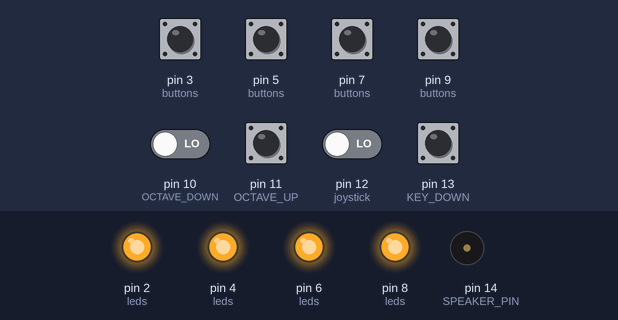
Simulated run of this sketch. Board: Arduino Uno, built with avr-gcc and run on an emulated ATmega328P. On the bench: output pins drawn as LEDs (lit = HIGH), buzzer (waves = sounding). Dashed ring = blinking. The inputs (shaded band) are chosen by the test bench; at power-on: pin 3 (buttons), pin 5 (buttons), pin 7 (buttons), pin 9 (buttons), pin 10 (OCTAVE_DOWN), pin 11 (OCTAVE_UP), pin 12 (joystick), pin 13 (KEY_DOWN) LOW. What the sketch prints to the serial monitor is not drawn.

Above: at 1.2 s.
1.3 s: pin 3 (buttons) pulled HIGH for 0.3 s
At 1.62 s:
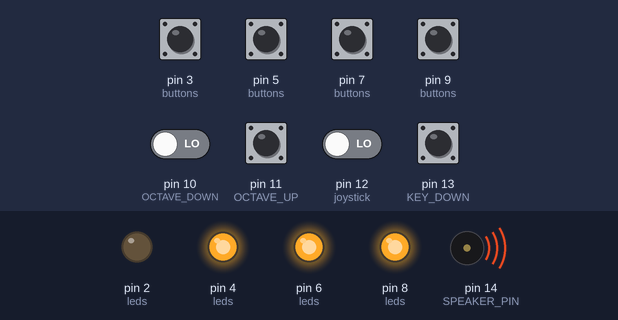
3.4 s: pin 5 (buttons) pulled HIGH for 0.3 s
At 3.62 s:
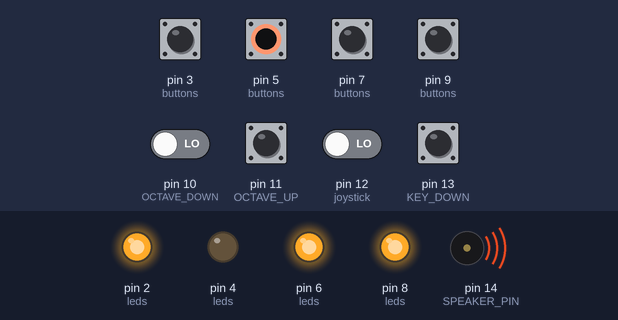
5.2 s: pin 7 (buttons) pulled HIGH for 0.3 s
At 5.6 s:
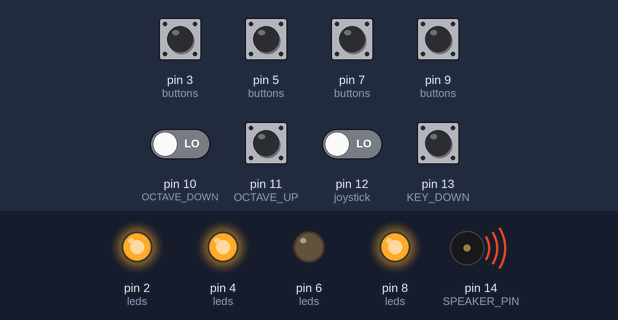
7.2 s: pin 9 (buttons) pulled HIGH for 0.3 s
At 7.6 s:
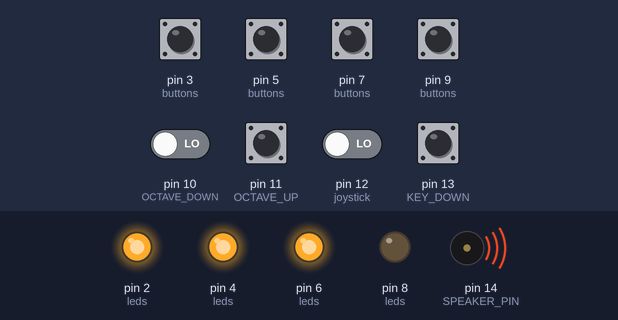
9.2 s: pin 3 (buttons) driven HIGH and pin 5 (buttons) driven HIGH and pin 7 (buttons) driven HIGH and pin 9 (buttons) driven HIGH and pin 10 (OCTAVE_DOWN) driven HIGH
At 9.52 s:
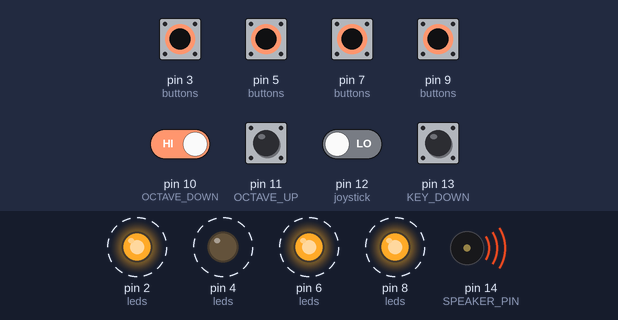
12.2 s: pin 10 (OCTAVE_DOWN) driven LOW
At 12.56 s:
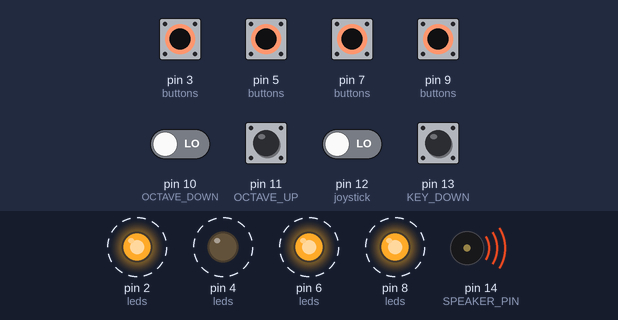
Timing chart, 0 to 16.2 s (numbered marks = the images above; inputs shaded):
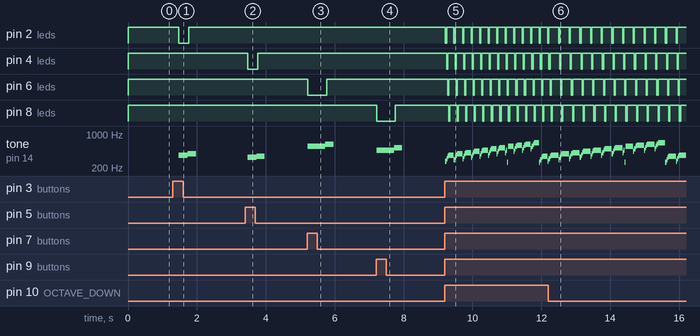

The sketch:

arcade_synth.ino
```cpp
#include "pitches.h"

// Set pin numbers using constants
const int LED_1    = 2;
const int BUTTON_1 = 3;
const int LED_2    = 4;
const int BUTTON_2 = 5;
const int LED_3    = 6;
const int BUTTON_3 = 7;
const int LED_4    = 8;
const int BUTTON_4 = 9;
const int LED_5    = 26;
const int BUTTON_5 = 27;
const int LED_6    = 28;
const int BUTTON_6 = 29;
const int LED_7    = 30;
const int BUTTON_7 = 31;
const int LED_8    = 32;
const int BUTTON_8 = 33;

const int OCTAVE_DOWN = 10;
const int OCTAVE_UP   = 11;
const int KEY_UP      = 12;
const int KEY_DOWN    = 13;

const int SPEAKER_PIN = 14;

int buttons[] = {BUTTON_1, BUTTON_2, BUTTON_3, BUTTON_4, BUTTON_5, BUTTON_6, BUTTON_7, BUTTON_8};
int leds[] = {LED_1, LED_2, LED_3, LED_4, LED_5, LED_6, LED_7, LED_8};
int joystick[] = {OCTAVE_DOWN, OCTAVE_UP, KEY_UP, KEY_DOWN};

int curr_octave = 3;
char curr_key = 0;
bool arpeggio = true;

void setup() {
  // Set all Button pins as inputs
  int i;
  for(i = 0; i < 8; i = i + 1){
    pinMode(buttons[i], INPUT);
  }

  // Set all LED pins as outputs and turn the LEDs on
  int j;
  for(j = 0; j < 8; j = j + 1){
    pinMode(leds[j], OUTPUT);
    digitalWrite(leds[j], HIGH);
  }

  // Set the speaker pin as an output
  pinMode(SPEAKER_PIN, OUTPUT);

  // Set the joystick pins as inputs
  pinMode(OCTAVE_DOWN, INPUT);
  pinMode(OCTAVE_UP, INPUT);
  pinMode(KEY_DOWN, INPUT);
  pinMode(OCTAVE_UP, INPUT);

  Serial.begin(9600);  // Sets the baud rate for serial transmission
  // Send these messages to PC only once
  Serial.println("Serial interface between PC and chipKIT");
//  Serial.println("1: LED ON, 0: LED OFF");
//  int k;
//  for(k = 0; k < 8; k = k + 1){
//    Serial.println(key_c4[k]);
//  }

  Serial.println(c_maj_keys[3][5]);
}

void loop(){
  if (arpeggio) {
    bool curr_buttons[] = {false, false, false, false, false, false, false, false};
    int i;
    int num_false = 0;
    int last_true = 0;
    for(i = 0; i < 8; i = i + 1){
      if (digitalRead(buttons[i]) == HIGH) {
        curr_buttons[i] = true;
        last_true = i;
//        digitalWrite(leds[i], LOW);
      }
      else{
        num_false = num_false + 1;
      }
    }

    if (num_false == 8){
//      Serial.println("no buttons being pressed");
      noTone(SPEAKER_PIN);
    }
    if (num_false == 7){

      tone(SPEAKER_PIN, determine_note(last_true));
    }

//    Serial.print("last_true: "); Serial.println(last_true);

    // When only one button is being pressed, dont arpeggiate
    while (num_false == 7){
      // If that one button isn't being pressed anymore, break
      if (digitalRead(buttons[last_true]) != HIGH){
        noTone(SPEAKER_PIN);
        digitalWrite(leds[last_true], HIGH);
        break;
      }

      digitalWrite(leds[last_true], LOW);

      // Check if any other buttons are being pressed, if so break.
      int j;
      for(j = 0; j < 8; j = j + 1){
        if (j != last_true && digitalRead(buttons[j]) == HIGH) {
          curr_buttons[j] = true;
          last_true = j;
          goto multiple_notes_2;
        }
      }

      // Check if any joystick buttons are being pressed
      int k;
      for(k = 0; k < 4; k = k + 1){
        if (digitalRead(joystick[k]) == LOW){
          joystick_input(k);
        }
      }

      delay(10);
    }
    multiple_notes_2:

    for(i = 0; i < 8; i = i + 1){
      if (curr_buttons[i]) {
        // Serial.print("multiple buttons pressed: "); Serial.println(i);
        tone(SPEAKER_PIN, determine_note(i));
        digitalWrite(leds[i], LOW);
        delay(32);
        digitalWrite(leds[i], HIGH);
      }
    }
  }
  else {
    int i;
    for(i = 0; i < 8; i = i + 1){
      if (digitalRead(buttons[i]) == HIGH) {
        Serial.print("i: "); Serial.println(i);

        tone(SPEAKER_PIN, determine_note(i));
        digitalWrite(leds[i], LOW);

        while (digitalRead(buttons[i]) == HIGH) {
//        hold note
//          bool new_note = false;
//          int j;
//          for(j = 0; i < 8; j = j + 1){
//            Serial.print("j: "); Serial.println(j);
//            if (j != i && digitalRead(buttons[j]) == LOW) {
//              new_note = true;
//              break;
//            }
//          }
//          if(new_note){
//            break;
//          }

          // Check if any joystick buttons are being pressed
          int k;
          for(k = 0; k < 4; k = k + 1){
            if (digitalRead(joystick[k]) == LOW){
              joystick_input(k);
            }
          }
        }

        //Once the button isn't low, stop the tone and turn the LED on
        noTone(SPEAKER_PIN);
        digitalWrite(leds[i], HIGH);
      }
    }
  }

  // Check if any joystick buttons are being pressed
  int k;
  for(k = 0; k < 4; k = k + 1){
    if (digitalRead(joystick[k]) == LOW){
      joystick_input(k);
    }
  }
}

void joystick_input(int type){
  Serial.print("octave was: "); Serial.println(curr_octave);
  Serial.print("key was: "); Serial.println(curr_key);

  // octave down
  if(type == 1){
    if(curr_octave == 0){
      curr_octave = 7;
    }
    else{
      curr_octave = curr_octave - 1;
    }
  }

  // octave up
  else if(type == 2){
    if(curr_octave == 7){
      curr_octave = 0;
    }
    else{
      curr_octave = curr_octave + 1;
    }
  }

  // key up
  else if(type == 3){
    if(curr_key == 11){
      curr_key = 0;
    }
    else{
      curr_key = curr_key + 1;
    }
  }

  // key down
  else if(type == 4){
    if(curr_key == 0){
      curr_key = 11;
    }
    else{
      curr_key = curr_key - 1;
    }
  }

  Serial.print("octave is now: "); Serial.println(curr_octave);
  Serial.print("key is now: "); Serial.println(curr_key);
}

int determine_note(int button_num){
  switch (curr_key) {
    case 0:
      return c_maj_keys[curr_octave][button_num];
      break;
    case 1:
      return cs_maj_keys[curr_octave][button_num];
      break;
    case 2:
      return d_maj_keys[curr_octave][button_num];
      break;
    case 3:
      return ds_maj_keys[curr_octave][button_num];
      break;
    case 4:
      return e_maj_keys[curr_octave][button_num];
      break;
    case 5:
      return f_maj_keys[curr_octave][button_num];
      break;
    case 6:
      return fs_maj_keys[curr_octave][button_num];
      break;
    case 7:
      return g_maj_keys[curr_octave][button_num];
      break;
    case 8:
      return gs_maj_keys[curr_octave][button_num];
      break;
    case 9:
      return a_maj_keys[curr_octave][button_num];
      break;
    case 10:
      return as_maj_keys[curr_octave][button_num];
      break;
    case 11:
      return b_maj_keys[curr_octave][button_num];
      break;
  }
}
```

pitches.h
```cpp
/*************************************************
 * Public Constants
 *************************************************/

#define NOTE_B0  31
#define NOTE_C1  33
#define NOTE_CS1 35
#define NOTE_D1  37
#define NOTE_DS1 39
#define NOTE_E1  41
#define NOTE_F1  44
#define NOTE_FS1 46
#define NOTE_G1  49
#define NOTE_GS1 52
#define NOTE_A1  55
#define NOTE_AS1 58
#define NOTE_B1  62
#define NOTE_C2  65
#define NOTE_CS2 69
#define NOTE_D2  73
#define NOTE_DS2 78
#define NOTE_E2  82
#define NOTE_F2  87
#define NOTE_FS2 93
#define NOTE_G2  98
#define NOTE_GS2 104
#define NOTE_A2  110
#define NOTE_AS2 117
#define NOTE_B2  123
#define NOTE_C3  131
#define NOTE_CS3 139
#define NOTE_D3  147
#define NOTE_DS3 156
#define NOTE_E3  165
#define NOTE_F3  175
#define NOTE_FS3 185
#define NOTE_G3  196
#define NOTE_GS3 208
#define NOTE_A3  220
#define NOTE_AS3 233
#define NOTE_B3  247
#define NOTE_C4  262
#define NOTE_CS4 277
#define NOTE_D4  294
#define NOTE_DS4 311
#define NOTE_E4  330
#define NOTE_F4  349
#define NOTE_FS4 370
#define NOTE_G4  392
#define NOTE_GS4 415
#define NOTE_A4  440
#define NOTE_AS4 466
#define NOTE_B4  494
#define NOTE_C5  523
#define NOTE_CS5 554
#define NOTE_D5  587
#define NOTE_DS5 622
#define NOTE_E5  659
#define NOTE_F5  698
#define NOTE_FS5 740
#define NOTE_G5  784
#define NOTE_GS5 831
#define NOTE_A5  880
#define NOTE_AS5 932
#define NOTE_B5  988
#define NOTE_C6  1047
#define NOTE_CS6 1109
#define NOTE_D6  1175
#define NOTE_DS6 1245
#define NOTE_E6  1319
#define NOTE_F6  1397
#define NOTE_FS6 1480
#define NOTE_G6  1568
#define NOTE_GS6 1661
#define NOTE_A6  1760
#define NOTE_AS6 1865
#define NOTE_B6  1976
#define NOTE_C7  2093
#define NOTE_CS7 2217
#define NOTE_D7  2349
#define NOTE_DS7 2489
#define NOTE_E7  2637
#define NOTE_F7  2794
#define NOTE_FS7 2960
#define NOTE_G7  3136
#define NOTE_GS7 3322
#define NOTE_A7  3520
#define NOTE_AS7 3729
#define NOTE_B7  3951
#define NOTE_C8  4186
#define NOTE_CS8 4435
#define NOTE_D8  4699
#define NOTE_DS8 4978
#define NOTE_E8  5274
#define NOTE_F8  5588
#define NOTE_FS8 5920
#define NOTE_G8  6272
#define NOTE_GS8 6645
#define NOTE_A8  7040
#define NOTE_AS8 7459
#define NOTE_B8  7902
#define NOTE_C9  8372
#define NOTE_CS9 8870
#define NOTE_D9  9397
#define NOTE_DS9 9956
#define NOTE_E9  10548
#define NOTE_F9  11175
#define NOTE_FS9 11840
#define NOTE_G9  12544
#define NOTE_GS9 13290
#define NOTE_A9  14080
#define NOTE_AS9 14917
#define NOTE_B9  15804
#define NOTE_B10 16744

//int const key_c1[] = {NOTE_C1, NOTE_D1, NOTE_E1, NOTE_F1, NOTE_G1, NOTE_A1, NOTE_B1, NOTE_C2};
//int const key_c2[] = {NOTE_C2, NOTE_D2, NOTE_E2, NOTE_F2, NOTE_G2, NOTE_A2, NOTE_B2, NOTE_C3};
//int const key_c3[] = {NOTE_C3, NOTE_D3, NOTE_E3, NOTE_F3, NOTE_G3, NOTE_A3, NOTE_B3, NOTE_C4};
//int const key_c4[] = {NOTE_C4, NOTE_D4, NOTE_E4, NOTE_F4, NOTE_G4, NOTE_A4, NOTE_B4, NOTE_C5};
//int const key_c5[] = {NOTE_C5, NOTE_D5, NOTE_E5, NOTE_F5, NOTE_G5, NOTE_A5, NOTE_B5, NOTE_C6};
//int const key_c6[] = {NOTE_C6, NOTE_D6, NOTE_E6, NOTE_F6, NOTE_G6, NOTE_A6, NOTE_B6, NOTE_C7};
//int const key_c7[] = {NOTE_C7, NOTE_D7, NOTE_E7, NOTE_F7, NOTE_G7, NOTE_A7, NOTE_B7, NOTE_C8};
//int const key_c8[] = {NOTE_C8, NOTE_D8, NOTE_E8, NOTE_F8, NOTE_G8, NOTE_A8, NOTE_B8, NOTE_C9};

int const c_maj_keys[8][8] = {
{NOTE_C1, NOTE_D1, NOTE_E1, NOTE_F1, NOTE_G1, NOTE_A1, NOTE_B1, NOTE_C2},
{NOTE_C2, NOTE_D2, NOTE_E2, NOTE_F2, NOTE_G2, NOTE_A2, NOTE_B2, NOTE_C3},
{NOTE_C3, NOTE_D3, NOTE_E3, NOTE_F3, NOTE_G3, NOTE_A3, NOTE_B3, NOTE_C4},
{NOTE_C4, NOTE_D4, NOTE_E4, NOTE_F4, NOTE_G4, NOTE_A4, NOTE_B4, NOTE_C5},
{NOTE_C5, NOTE_D5, NOTE_E5, NOTE_F5, NOTE_G5, NOTE_A5, NOTE_B5, NOTE_C6},
{NOTE_C6, NOTE_D6, NOTE_E6, NOTE_F6, NOTE_G6, NOTE_A6, NOTE_B6, NOTE_C7},
{NOTE_C7, NOTE_D7, NOTE_E7, NOTE_F7, NOTE_G7, NOTE_A7, NOTE_B7, NOTE_C8},
{NOTE_C8, NOTE_D8, NOTE_E8, NOTE_F8, NOTE_G8, NOTE_A8, NOTE_B8, NOTE_C9}
};

int const cs_maj_keys[8][8] = {
{NOTE_CS1, NOTE_DS1, NOTE_F1, NOTE_FS1, NOTE_GS1, NOTE_AS1, NOTE_C1, NOTE_CS2},
{NOTE_CS2, NOTE_DS2, NOTE_F2, NOTE_FS2, NOTE_GS2, NOTE_AS2, NOTE_C2, NOTE_CS3},
{NOTE_CS3, NOTE_DS3, NOTE_F3, NOTE_FS3, NOTE_GS3, NOTE_AS3, NOTE_C3, NOTE_CS4},
{NOTE_CS4, NOTE_DS4, NOTE_F4, NOTE_FS4, NOTE_GS4, NOTE_AS4, NOTE_C4, NOTE_CS5},
{NOTE_CS5, NOTE_DS5, NOTE_F5, NOTE_FS5, NOTE_GS5, NOTE_AS5, NOTE_C5, NOTE_CS6},
{NOTE_CS6, NOTE_DS6, NOTE_F6, NOTE_FS6, NOTE_GS6, NOTE_AS6, NOTE_C6, NOTE_CS7},
{NOTE_CS7, NOTE_DS7, NOTE_F7, NOTE_FS7, NOTE_GS7, NOTE_AS7, NOTE_C7, NOTE_CS8},
{NOTE_CS8, NOTE_DS8, NOTE_F8, NOTE_FS8, NOTE_GS8, NOTE_AS8, NOTE_C8, NOTE_CS9}
};

int const d_maj_keys[8][8] = {
{NOTE_D1, NOTE_E1, NOTE_FS1, NOTE_G1, NOTE_A1, NOTE_B1, NOTE_CS1, NOTE_D2},
{NOTE_D2, NOTE_E2, NOTE_FS2, NOTE_G2, NOTE_A2, NOTE_B2, NOTE_CS2, NOTE_D3},
{NOTE_D3, NOTE_E3, NOTE_FS3, NOTE_G3, NOTE_A3, NOTE_B3, NOTE_CS3, NOTE_D4},
{NOTE_D4, NOTE_E4, NOTE_FS4, NOTE_G4, NOTE_A4, NOTE_B4, NOTE_CS4, NOTE_D5},
{NOTE_D5, NOTE_E5, NOTE_FS5, NOTE_G5, NOTE_A5, NOTE_B5, NOTE_CS5, NOTE_D6},
{NOTE_D6, NOTE_E6, NOTE_FS6, NOTE_G6, NOTE_A6, NOTE_B6, NOTE_CS6, NOTE_D7},
{NOTE_D7, NOTE_E7, NOTE_FS7, NOTE_G7, NOTE_A7, NOTE_B7, NOTE_CS7, NOTE_D8},
{NOTE_D8, NOTE_E8, NOTE_FS8, NOTE_G8, NOTE_A8, NOTE_B8, NOTE_CS8, NOTE_D9}
};

int const ds_maj_keys[8][8] = {
{NOTE_DS1, NOTE_F1, NOTE_G1, NOTE_GS1, NOTE_AS1, NOTE_CS2, NOTE_D2, NOTE_DS2},
{NOTE_DS2, NOTE_F2, NOTE_G2, NOTE_GS2, NOTE_AS2, NOTE_CS3, NOTE_D3, NOTE_DS3},
{NOTE_DS3, NOTE_F3, NOTE_G3, NOTE_GS3, NOTE_AS3, NOTE_CS4, NOTE_D4, NOTE_DS4},
{NOTE_DS4, NOTE_F4, NOTE_G4, NOTE_GS4, NOTE_AS4, NOTE_CS5, NOTE_D5, NOTE_DS5},
{NOTE_DS5, NOTE_F5, NOTE_G5, NOTE_GS5, NOTE_AS5, NOTE_CS6, NOTE_D6, NOTE_DS6},
{NOTE_DS6, NOTE_F6, NOTE_G6, NOTE_GS6, NOTE_AS6, NOTE_CS7, NOTE_D7, NOTE_DS7},
{NOTE_DS7, NOTE_F7, NOTE_G7, NOTE_GS7, NOTE_AS7, NOTE_CS8, NOTE_D8, NOTE_DS8},
{NOTE_DS8, NOTE_F8, NOTE_G8, NOTE_GS8, NOTE_AS8, NOTE_CS9, NOTE_D9, NOTE_DS9}
};

int const e_maj_keys[8][8] = {
{NOTE_E1, NOTE_FS1, NOTE_GS1, NOTE_A1, NOTE_B1, NOTE_CS2, NOTE_DS2, NOTE_E2},
{NOTE_E2, NOTE_FS2, NOTE_GS2, NOTE_A2, NOTE_B2, NOTE_CS3, NOTE_DS3, NOTE_E3},
{NOTE_E3, NOTE_FS3, NOTE_GS3, NOTE_A3, NOTE_B3, NOTE_CS4, NOTE_DS4, NOTE_E4},
{NOTE_E4, NOTE_FS4, NOTE_GS4, NOTE_A4, NOTE_B4, NOTE_CS5, NOTE_DS5, NOTE_E5},
{NOTE_E5, NOTE_FS5, NOTE_GS5, NOTE_A5, NOTE_B5, NOTE_CS6, NOTE_DS6, NOTE_E6},
{NOTE_E6, NOTE_FS6, NOTE_GS6, NOTE_A6, NOTE_B6, NOTE_CS7, NOTE_DS7, NOTE_E7},
{NOTE_E7, NOTE_FS7, NOTE_GS7, NOTE_A7, NOTE_B7, NOTE_CS8, NOTE_DS8, NOTE_E8},
{NOTE_E8, NOTE_FS8, NOTE_GS8, NOTE_A8, NOTE_B8, NOTE_CS9, NOTE_DS9, NOTE_E9}
};

int const f_maj_keys[8][8] = {
{NOTE_F1, NOTE_G1, NOTE_A1, NOTE_AS1, NOTE_C2, NOTE_D2, NOTE_E2, NOTE_F2},
{NOTE_F2, NOTE_G2, NOTE_A2, NOTE_AS2, NOTE_C3, NOTE_D3, NOTE_E3, NOTE_F3},
{NOTE_F3, NOTE_G3, NOTE_A3, NOTE_AS3, NOTE_C4, NOTE_D4, NOTE_E4, NOTE_F4},
{NOTE_F4, NOTE_G4, NOTE_A4, NOTE_AS4, NOTE_C5, NOTE_D5, NOTE_E5, NOTE_F5},
{NOTE_F5, NOTE_G5, NOTE_A5, NOTE_AS5, NOTE_C6, NOTE_D6, NOTE_E6, NOTE_F6},
{NOTE_F6, NOTE_G6, NOTE_A6, NOTE_AS6, NOTE_C7, NOTE_D7, NOTE_E7, NOTE_F7},
{NOTE_F7, NOTE_G7, NOTE_A7, NOTE_AS7, NOTE_C8, NOTE_D8, NOTE_E8, NOTE_F8},
{NOTE_F8, NOTE_G8, NOTE_A8, NOTE_AS8, NOTE_C9, NOTE_D9, NOTE_E9, NOTE_F9}
};

int const fs_maj_keys[8][8] = {
{NOTE_FS1, NOTE_GS1, NOTE_AS1, NOTE_B1, NOTE_CS2, NOTE_DS2, NOTE_F2, NOTE_FS2},
{NOTE_FS2, NOTE_GS2, NOTE_AS2, NOTE_B2, NOTE_CS3, NOTE_DS3, NOTE_F3, NOTE_FS3},
{NOTE_FS3, NOTE_GS3, NOTE_AS3, NOTE_B3, NOTE_CS4, NOTE_DS4, NOTE_F4, NOTE_FS4},
{NOTE_FS4, NOTE_GS4, NOTE_AS4, NOTE_B4, NOTE_CS5, NOTE_DS5, NOTE_F5, NOTE_FS5},
{NOTE_FS5, NOTE_GS5, NOTE_AS5, NOTE_B5, NOTE_CS6, NOTE_DS6, NOTE_F6, NOTE_FS6},
{NOTE_FS6, NOTE_GS6, NOTE_AS6, NOTE_B6, NOTE_CS7, NOTE_DS7, NOTE_F7, NOTE_FS7},
{NOTE_FS7, NOTE_GS7, NOTE_AS7, NOTE_B7, NOTE_CS8, NOTE_DS8, NOTE_F8, NOTE_FS8},
{NOTE_FS8, NOTE_GS8, NOTE_AS8, NOTE_B8, NOTE_CS9, NOTE_DS9, NOTE_F9, NOTE_FS9}
};

int const g_maj_keys[8][8] = {
{NOTE_G1, NOTE_A1, NOTE_B1, NOTE_C2, NOTE_D2, NOTE_E2, NOTE_FS2, NOTE_G2},
{NOTE_G2, NOTE_A2, NOTE_B2, NOTE_C3, NOTE_D3, NOTE_E3, NOTE_FS3, NOTE_G3},
{NOTE_G3, NOTE_A3, NOTE_B3, NOTE_C4, NOTE_D4, NOTE_E4, NOTE_FS4, NOTE_G4},
{NOTE_G4, NOTE_A4, NOTE_B4, NOTE_C5, NOTE_D5, NOTE_E5, NOTE_FS5, NOTE_G5},
{NOTE_G5, NOTE_A5, NOTE_B5, NOTE_C6, NOTE_D6, NOTE_E6, NOTE_FS6, NOTE_G6},
{NOTE_G6, NOTE_A6, NOTE_B6, NOTE_C7, NOTE_D7, NOTE_E7, NOTE_FS7, NOTE_G7},
{NOTE_G7, NOTE_A7, NOTE_B7, NOTE_C8, NOTE_D8, NOTE_E8, NOTE_FS8, NOTE_G8},
{NOTE_G8, NOTE_A8, NOTE_B8, NOTE_C9, NOTE_D9, NOTE_E9, NOTE_FS9, NOTE_G9}
};

int const gs_maj_keys[8][8] = {
{NOTE_GS1, NOTE_AS1, NOTE_C1, NOTE_CS2, NOTE_DS2, NOTE_F2, NOTE_G2, NOTE_GS2},
{NOTE_GS2, NOTE_AS2, NOTE_C2, NOTE_CS3, NOTE_DS3, NOTE_F3, NOTE_G3, NOTE_GS3},
{NOTE_GS3, NOTE_AS3, NOTE_C3, NOTE_CS4, NOTE_DS4, NOTE_F4, NOTE_G4, NOTE_GS4},
{NOTE_GS4, NOTE_AS4, NOTE_C4, NOTE_CS5, NOTE_DS5, NOTE_F5, NOTE_G5, NOTE_GS5},
{NOTE_GS5, NOTE_AS5, NOTE_C5, NOTE_CS6, NOTE_DS6, NOTE_F6, NOTE_G6, NOTE_GS6},
{NOTE_GS6, NOTE_AS6, NOTE_C6, NOTE_CS7, NOTE_DS7, NOTE_F7, NOTE_G7, NOTE_GS7},
{NOTE_GS7, NOTE_AS7, NOTE_C7, NOTE_CS8, NOTE_DS8, NOTE_F8, NOTE_G8, NOTE_GS8},
{NOTE_GS8, NOTE_AS8, NOTE_C8, NOTE_CS9, NOTE_DS9, NOTE_F9, NOTE_G9, NOTE_GS9}
};

int const a_maj_keys[8][8] = {
{NOTE_A1, NOTE_B1, NOTE_CS2, NOTE_D2, NOTE_E2, NOTE_FS2, NOTE_GS2, NOTE_A2},
{NOTE_A2, NOTE_B2, NOTE_CS3, NOTE_D3, NOTE_E3, NOTE_FS3, NOTE_GS3, NOTE_A3},
{NOTE_A3, NOTE_B3, NOTE_CS4, NOTE_D4, NOTE_E4, NOTE_FS4, NOTE_GS4, NOTE_A4},
{NOTE_A4, NOTE_B4, NOTE_CS5, NOTE_D5, NOTE_E5, NOTE_FS5, NOTE_GS5, NOTE_A5},
{NOTE_A5, NOTE_B5, NOTE_CS6, NOTE_D6, NOTE_E6, NOTE_FS6, NOTE_GS6, NOTE_A6},
{NOTE_A6, NOTE_B6, NOTE_CS7, NOTE_D7, NOTE_E7, NOTE_FS7, NOTE_GS7, NOTE_A7},
{NOTE_A7, NOTE_B7, NOTE_CS8, NOTE_D8, NOTE_E8, NOTE_FS8, NOTE_GS8, NOTE_A8},
{NOTE_A8, NOTE_B8, NOTE_CS9, NOTE_D9, NOTE_E9, NOTE_FS9, NOTE_GS9, NOTE_A9}
};

int const as_maj_keys[8][8] = {
{NOTE_AS1, NOTE_C2, NOTE_D2, NOTE_DS2, NOTE_F2, NOTE_G2, NOTE_A2, NOTE_AS2},
{NOTE_AS2, NOTE_C3, NOTE_D3, NOTE_DS3, NOTE_F3, NOTE_G3, NOTE_A3, NOTE_AS3},
{NOTE_AS3, NOTE_C4, NOTE_D4, NOTE_DS4, NOTE_F4, NOTE_G4, NOTE_A4, NOTE_AS4},
{NOTE_AS4, NOTE_C5, NOTE_D5, NOTE_DS5, NOTE_F5, NOTE_G5, NOTE_A5, NOTE_AS5},
{NOTE_AS5, NOTE_C6, NOTE_D6, NOTE_DS6, NOTE_F6, NOTE_G6, NOTE_A6, NOTE_AS6},
{NOTE_AS6, NOTE_C7, NOTE_D7, NOTE_DS7, NOTE_F7, NOTE_G7, NOTE_A7, NOTE_AS7},
{NOTE_AS7, NOTE_C8, NOTE_D8, NOTE_DS8, NOTE_F8, NOTE_G8, NOTE_A8, NOTE_AS8},
{NOTE_AS8, NOTE_C9, NOTE_D9, NOTE_DS9, NOTE_F9, NOTE_G9, NOTE_A9, NOTE_AS9}
};

int const b_maj_keys[8][8] = {
{NOTE_B1, NOTE_CS2, NOTE_DS2, NOTE_E2, NOTE_FS2, NOTE_GS2, NOTE_AS2, NOTE_B2},
{NOTE_B2, NOTE_CS3, NOTE_DS3, NOTE_E3, NOTE_FS3, NOTE_GS3, NOTE_AS3, NOTE_B3},
{NOTE_B3, NOTE_CS4, NOTE_DS4, NOTE_E4, NOTE_FS4, NOTE_GS4, NOTE_AS4, NOTE_B4},
{NOTE_B4, NOTE_CS5, NOTE_DS5, NOTE_E5, NOTE_FS5, NOTE_GS5, NOTE_AS5, NOTE_B5},
{NOTE_B5, NOTE_CS6, NOTE_DS6, NOTE_E6, NOTE_FS6, NOTE_GS6, NOTE_AS6, NOTE_B6},
{NOTE_B6, NOTE_CS7, NOTE_DS7, NOTE_E7, NOTE_FS7, NOTE_GS7, NOTE_AS7, NOTE_B7},
{NOTE_B7, NOTE_CS8, NOTE_DS8, NOTE_E8, NOTE_FS8, NOTE_GS8, NOTE_AS8, NOTE_B8},
{NOTE_B8, NOTE_CS9, NOTE_DS9, NOTE_E9, NOTE_FS9, NOTE_GS9, NOTE_AS9, NOTE_B9}
};
```

Measured:
- after the input at 1.3 s, pin 2 (leds): HIGH → LOW after 0.18 s, → HIGH 0.29 s later; tone on pin 14 (SPEAKER_PIN): silent → 370 Hz after 0.18 s, → 392 Hz 0.26 s later, → silent 0.24 s later
- after the input at 3.4 s, pin 4 (leds): HIGH → LOW after 0.08 s, → HIGH 0.29 s later; tone on pin 14 (SPEAKER_PIN): silent → 330 Hz after 0.08 s, → 349 Hz 0.26 s later, → silent 0.24 s later
- after the input at 5.2 s, pin 6 (leds): HIGH → LOW at once, → HIGH 0.54 s later; tone on pin 14 (SPEAKER_PIN): silent → 554 Hz at once, → 622 Hz 0.51 s later, → silent 0.24 s later
- after the input at 7.2 s, pin 8 (leds): HIGH → LOW at once, → HIGH 0.54 s later; tone on pin 14 (SPEAKER_PIN): silent → 466 Hz at once, → 523 Hz 0.51 s later, → silent 0.24 s later
- after the input at 9.2 s, pin 2 (leds): alternates HIGH for 0.22 s and LOW for 0.03 s, starting at once; pin 4 (leds): alternates HIGH for 0.22 s and LOW for 0.03 s, starting after 0.05 s
- after the input at 12.2 s, pin 2 (leds): alternates HIGH for 0.28 s and LOW for 0.03 s, starting after 0.30 s; pin 4 (leds): alternates HIGH for 0.28 s and LOW for 0.03 s, starting after 0.33 s
